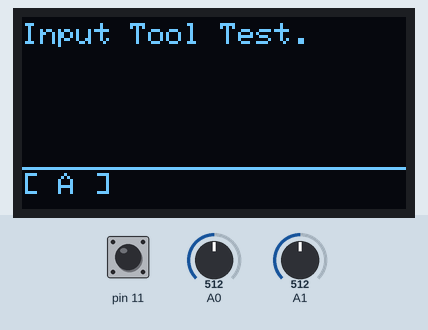
Simulated run of this sketch. Board: Arduino Uno, built with avr-gcc and run on an emulated ATmega328P. On the bench: 128×64 one-colour display. Inputs (shaded band) come from the test bench; at power-on: A0 = 512, pin 11 HIGH, A1 = 512.

Above: at 1.2 s.
1.3 s: A0 set to 584
2.8 s: A0 set to 609
At 2.97 s:
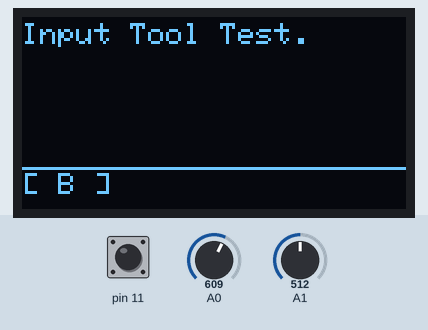
4.7 s: A0 set to 40
At 5.64 s:
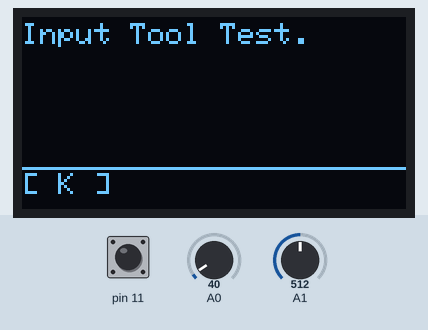
7.7 s: A0 set to 610
At 7.81 s:
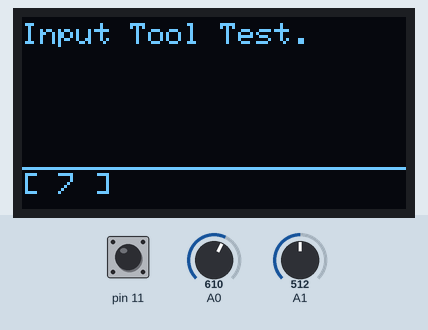
10.7 s: A0 set to 0
At 11.67 s:
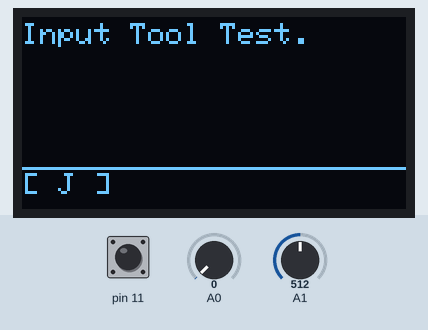
13.7 s: A0 set to 716
At 15.73 s:
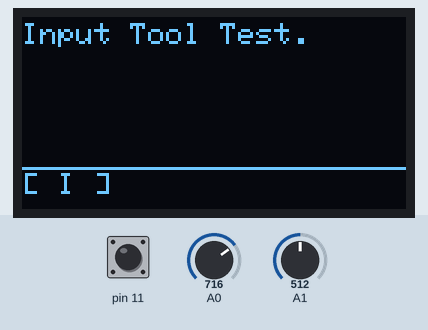

The sketch:

Input-String.ino
```cpp
#include <SPI.h>
#include <Wire.h>
#include <string.h>
#include <Adafruit_GFX.h>
#include <Adafruit_SSD1306.h>

Adafruit_SSD1306 display = Adafruit_SSD1306(128, 64, &Wire);

void setup() {
  display.begin(SSD1306_SWITCHCAPVCC, 0x3c);  //屏幕
  pinMode(11, INPUT_PULLUP);                  //摇杆上的按钮，接在引脚D11

  display.setTextSize(1);                     //文本大小
  display.setTextColor(SSD1306_WHITE);        //文本颜色（只有白色）
}

int Mode = 0;                       //Mode表示快捷跳转到字符模式的计数器
char Val = 65;                      //Val表示选定的字符
String InStr = "Input Tool Test.";  //用于存储已输入的字符串

void loop() {
  display.clearDisplay();

  int valueX = int(analogRead(A1)); //摇杆X轴
  int valueY = int(analogRead(A0)); //摇杆Y轴
  int valueZ = int(digitalRead(11));//摇杆按钮

  if(valueY >= 600){                //摇杆向上拨动时，选择上一个字符
    Val += 1;
  } else if(valueY <= 50){          //摇杆向下拨动时，选择下一个字符
    Val -= 1;
  } else if(valueZ == 0){           //点击摇杆时，将选定的字符添加到已输入的字符串
    InStr += Val;
  } else if(valueX <= 50){          //左滑摇杆时，清空所有已输入的字符串
    InStr = "";
    display.setCursor(50, 52);
    display.print("[ DEL ]");
  } else if(valueX >= 600){         //快捷跳转到字符
    Mode += 1;
    if(Mode == 1) Val = 97;         //跳转到a
    else if(Mode == 2) Val = 65;    //跳转到A
    else if(Mode == 3) Val = 48;    //跳转到1
    else if(Mode == 4) Val = 33;    //跳转到!
    else if(Mode == 5) Val = 1;     //跳转到特殊符号
    else if(Mode == 6) Mode = 0;    //避免超出可选模式范围
  }


  display.setCursor(0, 2);
  display.print(InStr);

  display.drawLine(0, 50, 128, 50, WHITE);

  display.setCursor(0, 52);
  display.print("[ ");
  display.print(Val);
  display.print(" ]");

  display.display();
  delay(70);
}

/*
int value = 0;
void setup() {
 pinMode(11, INPUT_PULLUP);
 Serial.begin(9600);
}
void loop() {
 value = analogRead(A0);
 Serial.print("X:");
 Serial.print(int(value));
 value = analogRead(A1);
 Serial.print(" | Y:");
 Serial.print(int(value));
 value = digitalRead(11);
 Serial.print(" | Z: ");
 Serial.println(int(value));
 delay(500);
}*/
```

Measured:
- the behaviour switches between 599 and 600 on A0 (found by bisection; images 0 and 1)
- after the input at 1.3 s, every drawn part: stays the same
- after the input at 2.8 s, the display: changes after 0.12 s (image 1)
- after the input at 10.7 s, the display: first changes at once (image 4 shows a later state)
